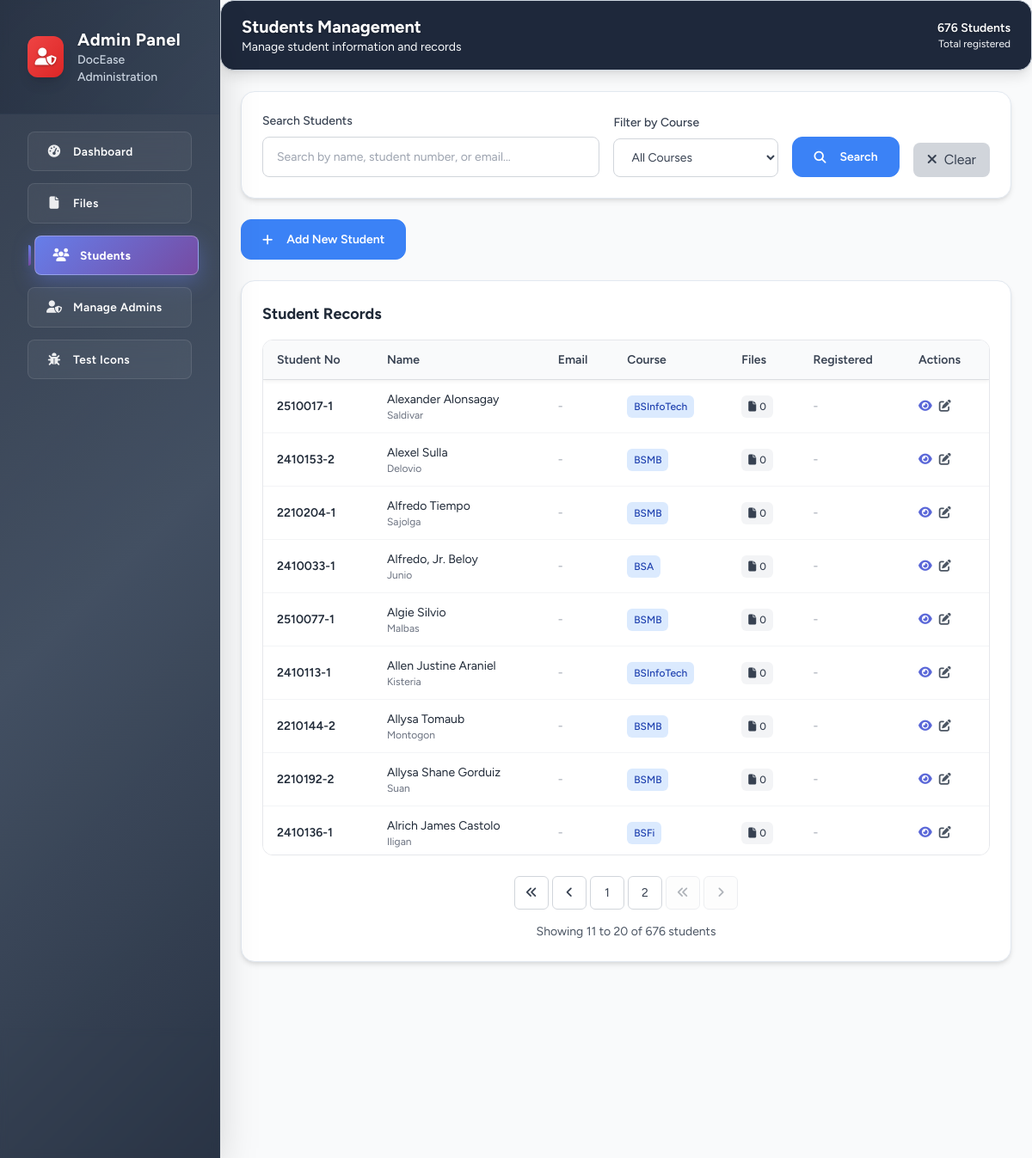
Page /admin/students.php?page=2 (signed in) on the committed database.
### tables this page shows
CREATE TABLE `students` (
  `id` int NOT NULL,
  `StudentNo` varchar(20) NOT NULL,
  `Surname` varchar(50) NOT NULL,
  `FirstName` varchar(50) NOT NULL,
  `MiddleName` varchar(50) DEFAULT NULL,
  `Sex` enum('M','F') DEFAULT 'M',
  `Course` varchar(100) NOT NULL,
  `Major` varchar(100) DEFAULT NULL,
  `Status` enum('Continuing','New','Transferee') DEFAULT 'New',
  `Year` varchar(20) NOT NULL,
  `Section` varchar(20) DEFAULT NULL,
  `Lec` int DEFAULT NULL,
  `Lab` int DEFAULT NULL,
  `BirthDate` date DEFAULT NULL,
  `Barangay` varchar(100) DEFAULT NULL,
  `Municipality` varchar(100) DEFAULT NULL,
  `Province` varchar(100) DEFAULT NULL,
  `email` varchar(100) DEFAULT NULL,
  `phone` varchar(20) DEFAULT NULL,
  `profile_picture` varchar(255) DEFAULT NULL,
  `created_by` int NOT NULL,
  `created_at` timestamp NULL DEFAULT CURRENT_TIMESTAMP,
  `updated_at` timestamp NULL DEFAULT CURRENT_TIMESTAMP ON UPDATE CURRENT_TIMESTAMP
);

### admin/students.php (the view, shortened to what this page needs)
<?php
$items_per_page = 10;
$current_page = isset($_GET['page']) ? (int)$_GET['page'] : 1;
$offset = ($current_page - 1) * $items_per_page;
$search = isset($_GET['search']) ? trim($_GET['search']) : '';
$course_filter = isset($_GET['course']) ? trim($_GET['course']) : '';
$database = new Database();
$db = $database->getConnection();
$where_conditions = [];
$where_clause = !empty($where_conditions) ? "WHERE " . implode(" AND ", $where_conditions) : "";
$count_query = "SELECT COUNT(*) as total FROM students $where_clause";
$count_stmt = $db->prepare($count_query);
$count_stmt->execute();
$total_items = $count_stmt->fetch()['total'];
$total_pages = ceil($total_items / $items_per_page);
$students_query = "SELECT s.*, COUNT(uf.id) as file_count
                   FROM students s
                   LEFT JOIN uploaded_files uf ON s.StudentNo COLLATE utf8mb4_general_ci = uf.StudentNo COLLATE utf8mb4_general_ci
                   $where_clause
                   GROUP BY s.StudentNo
                   ORDER BY s.FirstName, s.Surname
                   LIMIT :limit OFFSET :offset";
$students_stmt = $db->prepare($students_query);
$students_stmt->bindValue(':limit', $items_per_page, PDO::PARAM_INT);
$students_stmt->bindValue(':offset', $offset, PDO::PARAM_INT);
$students_stmt->execute();
$students = $students_stmt->fetchAll();
include '../includes/header.php';
?>
<div class="min-h-screen bg-gray-50 flex">
    <?php include 'includes/sidebar.php'; ?>
    <div class="flex-1 ml-64 main-content-mobile">
        <nav class="glass-dark backdrop-blur-sm border-b px-6 py-4" style="border-color: var(--border);">
            <div class="flex items-center justify-between">
                <div>
                    <h2 class="text-xl font-bold text-white">Students Management</h2>
                    <p class="text-sm text-light">Manage student information and records</p>
                </div>
                <div class="flex items-center space-x-4">
                    <div class="text-right">
                        <p class="text-white font-semibold text-sm"><?php echo $total_items; ?> Students</p>
                        <p class="text-xs text-light">Total registered</p>
                    </div>
                </div>
            </div>
        </nav>
        <div class="p-6">
            <div class="glass-card p-6 mb-6">
                <form method="GET" class="flex flex-wrap gap-4 items-end">
                    <div class="flex-1 min-w-64">
                        <label class="block text-sm font-medium text-gray-700 mb-2">Search Students</label>
                        <input
                            type="text"
                            name="search"
                            value="<?php echo htmlspecialchars($search); ?>"
                            placeholder="Search by name, student number, or email..."
                            class="form-input w-full"
                        >
                    </div>
                    <div class="min-w-48">
                        <label class="block text-sm font-medium text-gray-700 mb-2">Filter by Course</label>
                        <select name="course" class="form-input w-full">
                            <option value="">All Courses</option>
                        </select>
                    </div>
                    <button type="submit" class="btn-primary">
                        <i class="fas fa-search mr-2"></i>Search
                    </button>
                    <a href="students.php" class="bg-gray-300 text-gray-700 py-2 px-4 rounded-lg hover:bg-gray-400 transition-colors">
                        <i class="fas fa-times mr-2"></i>Clear
                    </a>
                </form>
            </div>
            <div class="mb-6">
                <button
                    data-modal-target="addStudentModal"
                    class="btn-primary"
                >
                    <i class="fas fa-plus mr-2"></i>Add New Student
                </button>
            </div>
            <div class="glass-card p-6">
                <h3 class="text-lg font-bold text-gray-800 mb-4">Student Records</h3>
                <div class="table-container">
                    <table class="w-full">
                        <thead class="table-fixed-header">
                            <tr class="border-b border-gray-200">
                                <th class="text-left py-3 px-4 font-semibold text-gray-700">Student No</th>
                                <th class="text-left py-3 px-4 font-semibold text-gray-700">Name</th>
                                <th class="text-left py-3 px-4 font-semibold text-gray-700">Email</th>
                                <th class="text-left py-3 px-4 font-semibold text-gray-700">Course</th>
                                <th class="text-left py-3 px-4 font-semibold text-gray-700">Files</th>
                                <th class="text-left py-3 px-4 font-semibold text-gray-700">Registered</th>
                                <th class="text-left py-3 px-4 font-semibold text-gray-700">Actions</th>
                            </tr>
                        </thead>
                        <tbody>
                            <?php if (empty($students)): ?>
                                <tr>
                                    <td colspan="7" class="text-center py-12 text-gray-500">
                                        <i class="fas fa-users text-4xl mb-4 block"></i>
                                        No students found
                                    </td>
                                </tr>
                            <?php else: ?>
                                <?php foreach ($students as $student): ?>
                                    <tr class="border-b border-gray-100 hover:bg-gray-50 transition-colors">
                                        <td class="py-3 px-4">
                                            <p class="font-semibold text-gray-800"><?php echo htmlspecialchars($student['StudentNo']); ?></p>
                                        </td>
                                        <td class="py-3 px-4">
                                            <p class="text-gray-800">
                                                <?php echo htmlspecialchars($student['FirstName'] . ' ' . $student['Surname']); ?>
                                            </p>
                                            <?php if (!empty($student['MiddleName'])): ?>
                                                <p class="text-xs text-gray-500"><?php echo htmlspecialchars($student['MiddleName']); ?></p>
                                            <?php endif; ?>
                                        </td>
                                        <td class="py-3 px-4">
                                            <?php if (!empty($student['Email'])): ?>
                                                <p class="text-gray-600"><?php echo htmlspecialchars($student['Email']); ?></p>
                                            <?php else: ?>
                                                <span class="text-gray-400">-</span>
                                            <?php endif; ?>
                                        </td>
                                        <td class="py-3 px-4">
                                            <?php if (!empty($student['Course'])): ?>
                                                <span class="badge badge-info">
                                                    <?php echo htmlspecialchars($student['Course']); ?>
                                                </span>
                                            <?php else: ?>
                                                <span class="text-gray-400">-</span>
                                            <?php endif; ?>
                                        </td>
                                        <td class="py-3 px-4">
                                            <span class="badge <?php echo $student['file_count'] > 0 ? 'badge-success' : 'badge-gray'; ?>">
                                                <i class="fas fa-file"></i>
                                                <?php echo $student['file_count']; ?>
                                            </span>
                                        </td>
                                        <td class="py-3 px-4 text-gray-600">
                                            <?php
                                            if (!empty($student['CreatedAt'])) {
                                                echo date('M d, Y', strtotime($student['CreatedAt']));
                                            } else {
                                                echo '<span class="text-gray-400">-</span>';
                                            }
                                            ?>
                                        </td>
                                        <td class="py-3 px-4">
                                            <div class="flex space-x-2">
                                                <button
                                                    onclick="viewStudent('<?php echo $student['StudentNo']; ?>')"
                                                    class="text-primary-600 hover:text-primary-800 transition-colors"
                                                    title="View Files"
                                                >
                                                    <i class="fas fa-eye"></i>
                                                </button>
                                                <button
                                                    onclick="editStudent('<?php echo $student['StudentNo']; ?>')"
                                                    class="text-info-600 hover:text-blue-800 transition-colors"
                                                    title="Edit"
                                                >
                                                    <i class="fas fa-edit"></i>
                                                </button>
                                            </div>
                                        </td>
                                    </tr>
                                <?php endforeach; ?>
                            <?php endif; ?>
                        </tbody>
                    </table>
                </div>
                <?php if ($total_pages > 1): ?>
                    <div class="pagination">
                        <?php if ($current_page > 1): ?>
                            <a href="?page=1<?php echo $search ? '&search=' . urlencode($search) : ''; ?><?php echo $course_filter ? '&course=' . urlencode($course_filter) : ''; ?>">
                                <i class="fas fa-angle-double-left"></i>
                            </a>
                            <a href="?page=<?php echo $current_page - 1; ?><?php echo $search ? '&search=' . urlencode($search) : ''; ?><?php echo $course_filter ? '&course=' . urlencode($course_filter) : ''; ?>">
                                <i class="fas fa-angle-left"></i>
                            </a>
                        <?php else: ?>
                            <span class="disabled"><i class="fas fa-angle-double-left"></i></span>
                            <span class="disabled"><i class="fas fa-angle-left"></i></span>
                        <?php endif; ?>
                        <?php
                        $start_page = max(1, $current_page - 2);
                        $end_page = min($total_pages, $current_page + 2);
                        for ($i = $start_page; $i <= $end_page; $i++):
                        ?>
                            <?php if ($i == $current_page): ?>
                                <span class="current"><?php echo $i; ?></span>
                            <?php else: ?>
                                <a href="?page=<?php echo $i; ?><?php echo $search ? '&search=' . urlencode($search) : ''; ?><?php echo $course_filter ? '&course=' . urlencode($course_filter) : ''; ?>">
                                    <?php echo $i; ?>
                                </a>
                            <?php endif; ?>
                        <?php endfor; ?>
                        <?php if ($current_page < $total_pages): ?>
                            <a href="?page=<?php echo $current_page + 1; ?><?php echo $search ? '&search=' . urlencode($search) : ''; ?><?php echo $course_filter ? '&course=' . urlencode($course_filter) : ''; ?>">
                                <i class="fas fa-angle-right"></i>
                            </a>
                            <a href="?page=<?php echo $total_pages; ?><?php echo $search ? '&search=' . urlencode($search) : ''; ?><?php echo $course_filter ? '&course=' . urlencode($course_filter) : ''; ?>">
                                <i class="fas fa-angle-double-right"></i>
                            </a>
                        <?php else: ?>
                            <span class="disabled"><i class="fas fa-angle-double-left"></i></span>
                            <span class="disabled"><i class="fas fa-angle-right"></i></span>
                        <?php endif; ?>
                    </div>
                <?php endif; ?>
                <div class="mt-4 text-sm text-gray-600 text-center">
                    Showing <?php echo $offset + 1; ?> to <?php echo min($offset + $items_per_page, $total_items); ?> of <?php echo $total_items; ?> students
                </div>
            </div>
        </div>
    </div>
</div>
<?php include '../includes/footer.php'; ?>

### rows in the picture
students: StudentNo "2510017-1", FirstName+Surname "Alexander Alonsagay", MiddleName "Saldivar", Course "BSInfoTech", file_count "0"
students: StudentNo "2410153-2", FirstName+Surname "Alexel Sulla", MiddleName "Delovio", Course "BSMB", file_count "0"
students: StudentNo "2210204-1", FirstName+Surname "Alfredo Tiempo", MiddleName "Sajolga", Course "BSMB", file_count "0"
students: StudentNo "2410033-1", FirstName+Surname "Alfredo, Jr. Beloy", MiddleName "Junio", Course "BSA", file_count "0"
students: StudentNo "2510077-1", FirstName+Surname "Algie Silvio", MiddleName "Malbas", Course "BSMB", file_count "0"
students: StudentNo "2410113-1", FirstName+Surname "Allen Justine Araniel", MiddleName "Kisteria", Course "BSInfoTech", file_count "0"
students: StudentNo "2210144-2", FirstName+Surname "Allysa Tomaub", MiddleName "Montogon", Course "BSMB", file_count "0"
students: StudentNo "2210192-2", FirstName+Surname "Allysa Shane Gorduiz", MiddleName "Suan", Course "BSMB", file_count "0"
students: StudentNo "2410136-1", FirstName+Surname "Alrich James Castolo", MiddleName "Iligan", Course "BSFi", file_count "0"

### other values in the picture
$item['text'] "Dashboard"
$item['text'] "Files"
$item['text'] "Students"
$item['text'] "Manage Admins"
$item['text'] "Test Icons"
$total_items "676"
$offset + 1 "11"
min($offset + $items_per_page, $total_items) "20"
